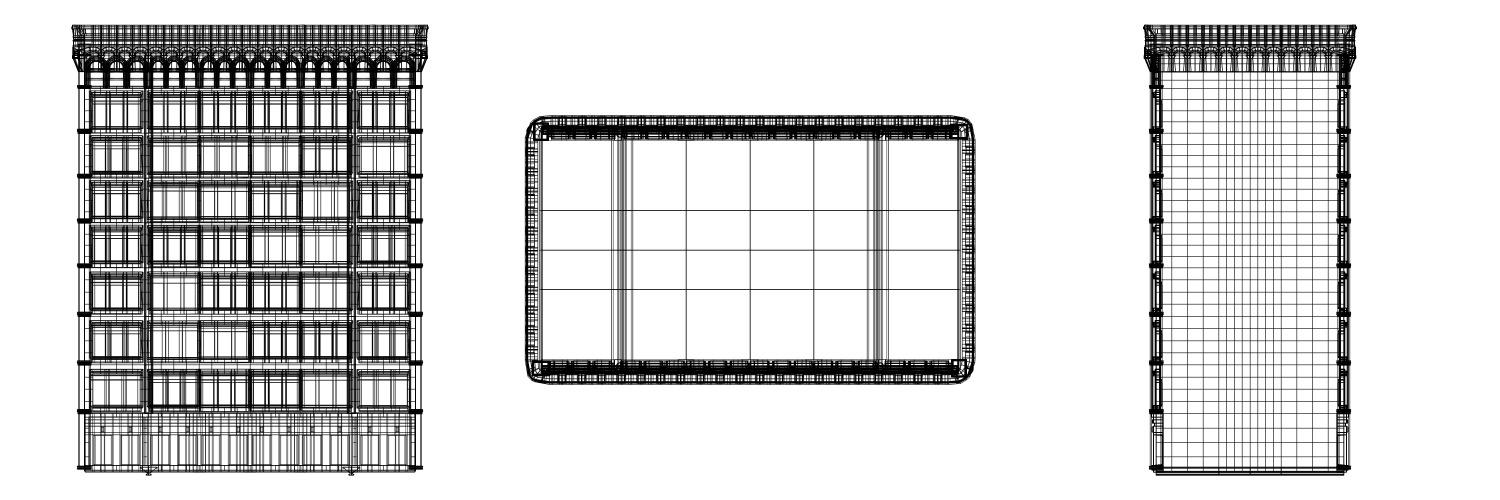
#> input picture experiments/Building_NeoClassical_1.png, 4500 x 1500 px (shown at 1/3 size); its folder holds only this picture in this run
$ python projection_density_map.py --pattern ../experiments/Building_NeoClassical_1.png
#> lines starting #> are read from the running program, lines starting #| are printed output that depends on the picture
#!/usr/bin/env python3
"""
Aggregate multiple projection renders into a single density heatmap.

By averaging binarized silhouettes we obtain a coarse occupancy prior
that highlights the areas where most building projections contain mass.
This helps select canonical camera poses for future dataset filtering.
"""

from __future__ import annotations

import argparse
from pathlib import Path
from typing import Sequence

import matplotlib.pyplot as plt
import matplotlib.image as mpimg
import numpy as np


def parse_args() -> argparse.Namespace:
    parser = argparse.ArgumentParser(description=__doc__)
    parser.add_argument(
        "--images-dir",
        type=Path,
        default=Path("experiments"),
        help="Directory that contains projection .png files.",
    )
    parser.add_argument(
        "--pattern",
        type=str,
        default="*.png",
        help="Glob pattern to match inside --images-dir.",
    )
    parser.add_argument(
        "--limit",
        type=int,
        default=12,
        help="Number of files to aggregate (0 = use all).",
    )
    parser.add_argument(
        "--size",
        type=int,
        default=768,
        help="Resize longer edge to this size before averaging.",
    )
    parser.add_argument(
        "--output",
        type=Path,
        default=Path("docs/final_submission/figs/projection_density.png"),
        help="Path to save the generated heatmap.",
    )
    return parser.parse_args()


def _load_grayscale(path: Path) -> np.ndarray:
    img = mpimg.imread(path)
#> img is the input picture: shape (1500, 4500, 3) float32; min 0, max 1, mean 0.847
    if img.ndim == 3:
        img = img[:, :, 0] if img.shape[2] == 1 else np.mean(img[:, :, :3], axis=-1)
#> img: shape (1500, 4500) float32
    if img.dtype != np.uint8:
        img = (img * 255).astype(np.uint8)
    return img


def load_images(paths: Sequence[Path], target_size: int) -> np.ndarray:
    """Load projections, resize with nearest-neighbor, convert to inverted grayscale."""
    tensors = []
    for path in paths:
        img = _load_grayscale(path)
        h, w = img.shape[:2]
#> h = 1500; w = 4500
        scale = target_size / max(h, w)
#> scale = 0.171
        new_w, new_h = max(1, int(round(w * scale))), max(1, int(round(h * scale)))
#> new_w = 768; new_h = 256
        y_idx = np.linspace(0, h - 1, new_h).astype(np.int64)
#> y_idx = 256 values from 0 to 1499
        x_idx = np.linspace(0, w - 1, new_w).astype(np.int64)
#> x_idx = 768 values from 0 to 4499
        resized = img[y_idx][:, x_idx]
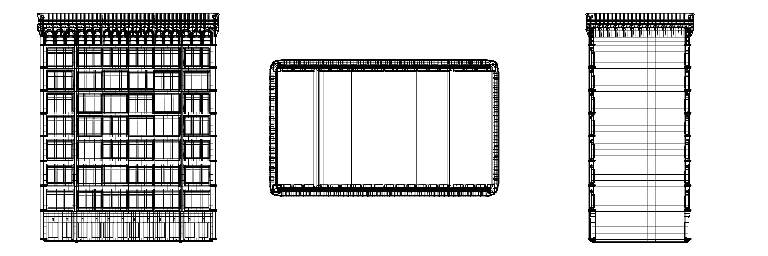
#> resized: shape (256, 768); min 0, max 255, mean 216.9
        canvas = np.zeros((target_size, target_size), dtype=np.float32)
        offset_x = (target_size - new_w) // 2
#> offset_x = 0
        offset_y = (target_size - new_h) // 2
#> offset_y = 256
        canvas[offset_y : offset_y + new_h, offset_x : offset_x + new_w] = resized
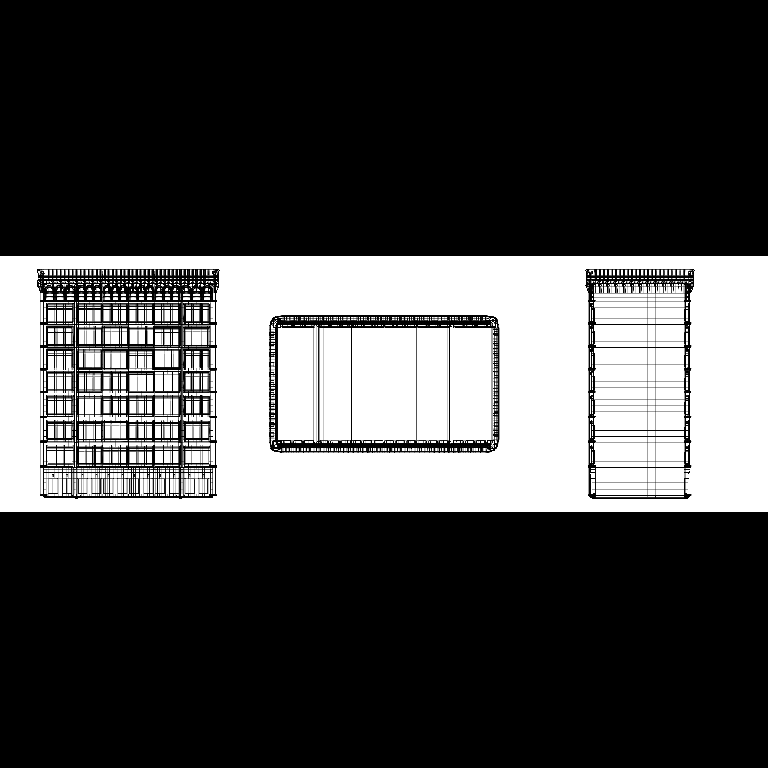
#> canvas: shape (768, 768) float32; min 0, max 255, mean 72.3
        tensors.append(1.0 - canvas / 255.0)  # invert so ink=1, background=0
    return np.stack(tensors, axis=0)


def main() -> None:
    args = parse_args()
    paths = sorted(args.images_dir.glob(args.pattern))
    if not paths:
        raise FileNotFoundError(f"No files matching {args.pattern} in {args.images_dir}")
    if args.limit > 0:
        paths = paths[: args.limit]
    volume = load_images(paths, args.size)
    density = volume.mean(axis=0)
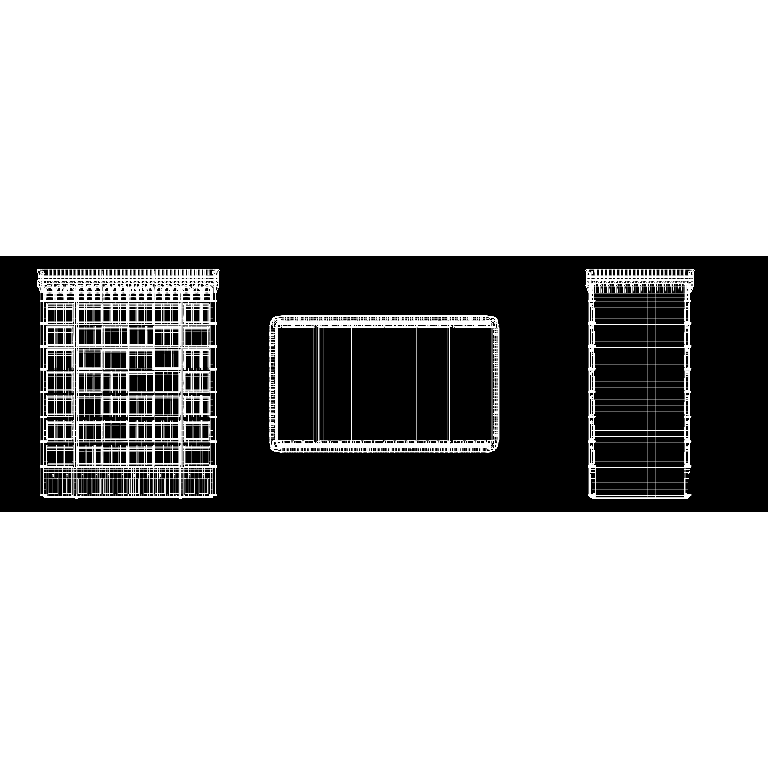
#> density: shape (768, 768) float32; min 0, max 1, mean 0.716

    plt.figure(figsize=(6, 6))
    plt.title(f"Projection density from {len(paths)} samples")
    plt.imshow(density, cmap="inferno", origin="upper")
    plt.colorbar(label="Relative occupancy")
    plt.axis("off")
    args.output.parent.mkdir(parents=True, exist_ok=True)
    plt.tight_layout()
    plt.savefig(args.output, dpi=300)
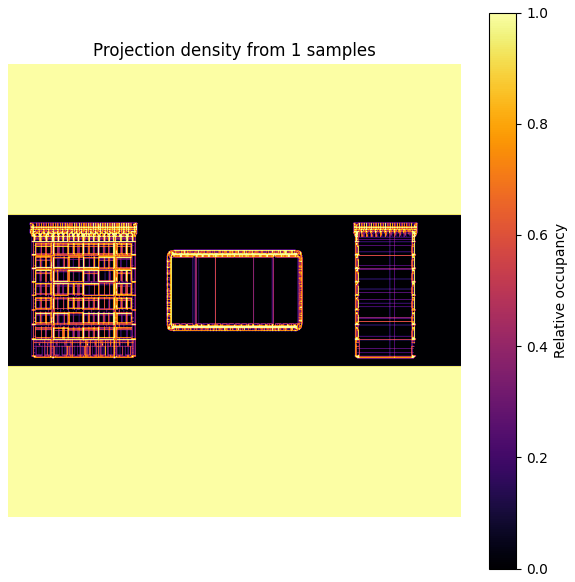
#> figure drawn by matplotlib, 2 panels
    plt.close()
    print(f"Saved density heatmap to {args.output.resolve()}")


if __name__ == "__main__":
    main()

$ run again, on experiments/Castle_4.png
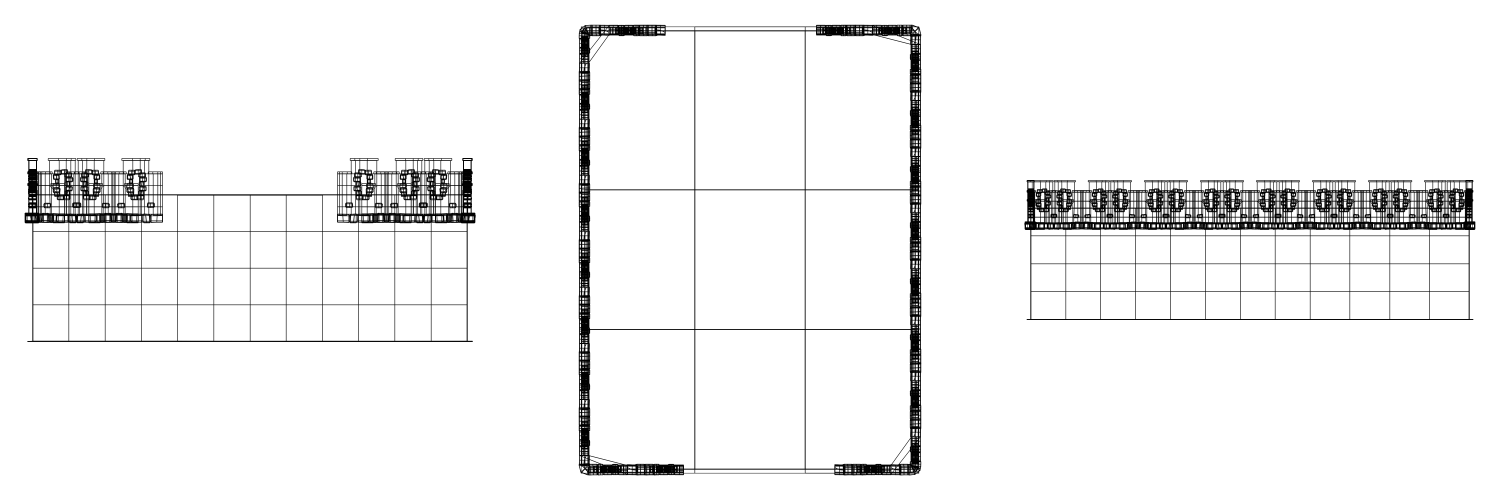
#> input picture experiments/Castle_4.png, 4500 x 1500 px (shown at 1/3 size)
#> in _load_grayscale, img is the input picture: shape (1500, 4500, 3) float32; min 0, max 1, mean 0.952
#> in main, `density = volume.mean(axis=0)`:
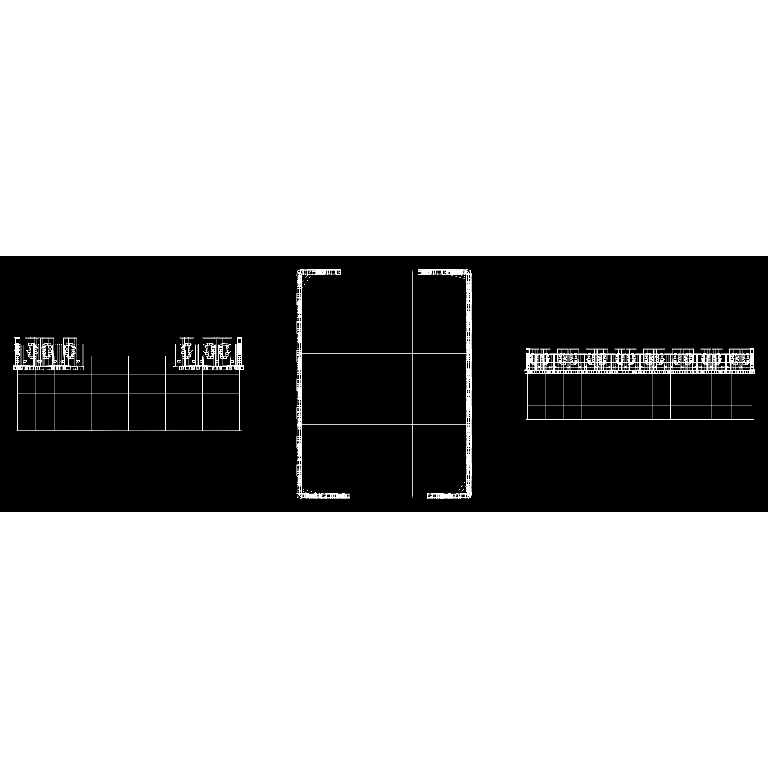
#> density: shape (768, 768) float32; min 0, max 1, mean 0.683
#> in main, `plt.savefig(args.output, dpi=300)`:
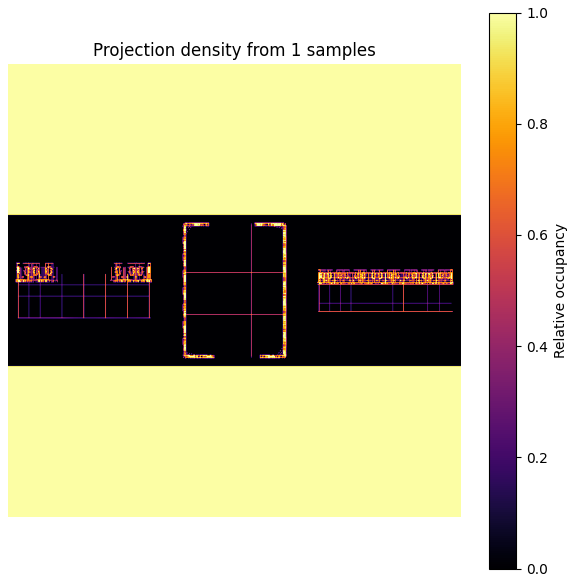
#> figure drawn by matplotlib, 2 panels

$ run again, on experiments/Castle_8.png
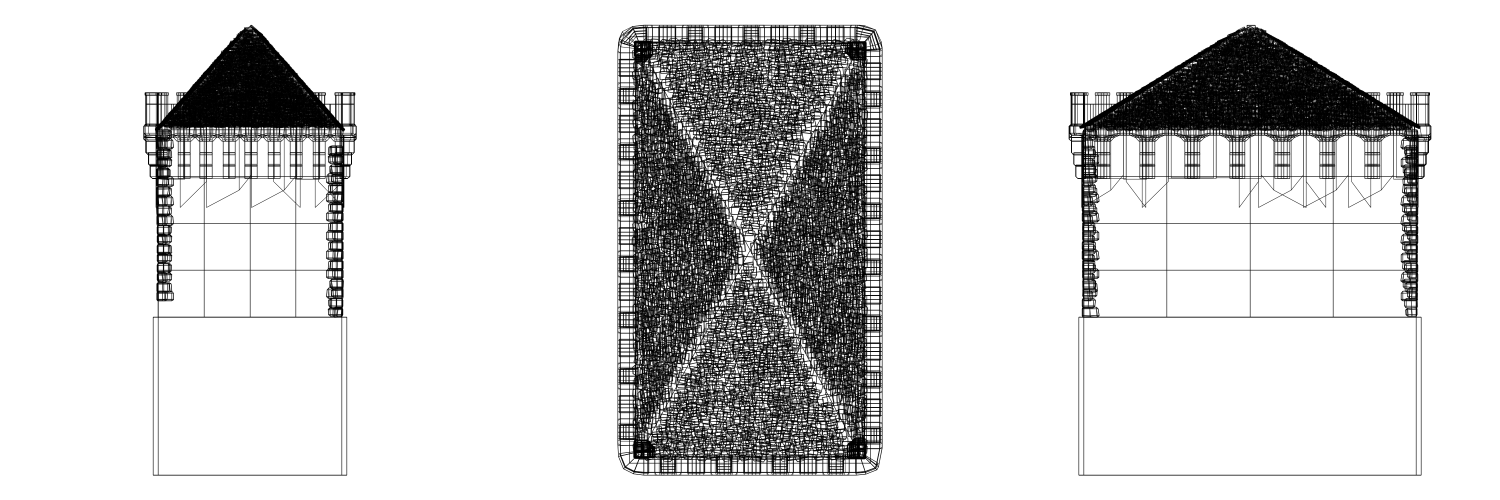
#> input picture experiments/Castle_8.png, 4500 x 1500 px (shown at 1/3 size)
#> in _load_grayscale, img is the input picture: shape (1500, 4500, 3) float32; min 0, max 1, mean 0.84
#> in main, `density = volume.mean(axis=0)`:
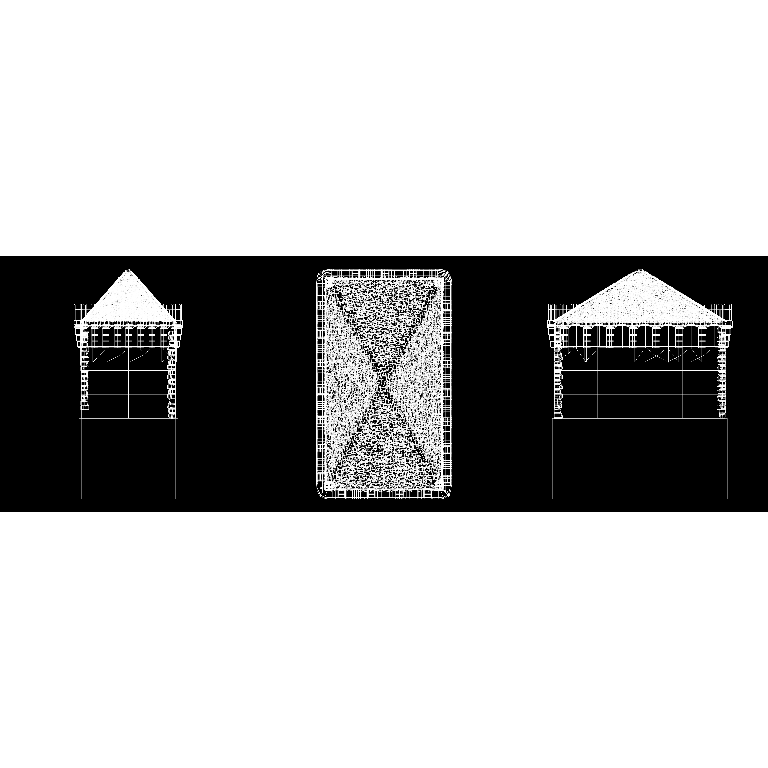
#> density: shape (768, 768) float32; min 0, max 1, mean 0.721
#> in main, `plt.savefig(args.output, dpi=300)`:
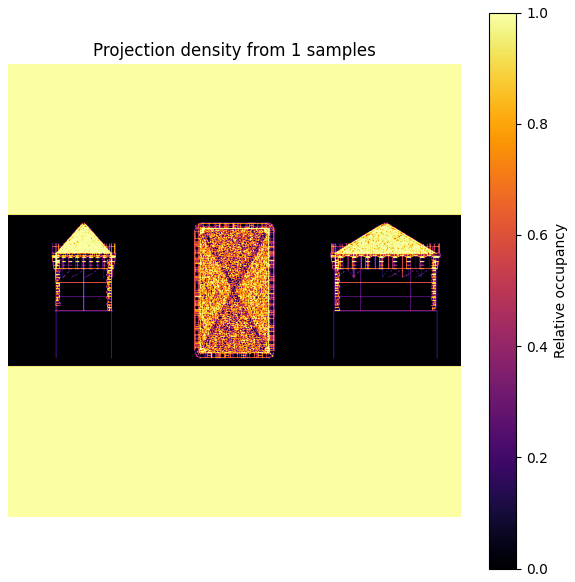
#> figure drawn by matplotlib, 2 panels

$ run again, on experiments/Castle_9.png
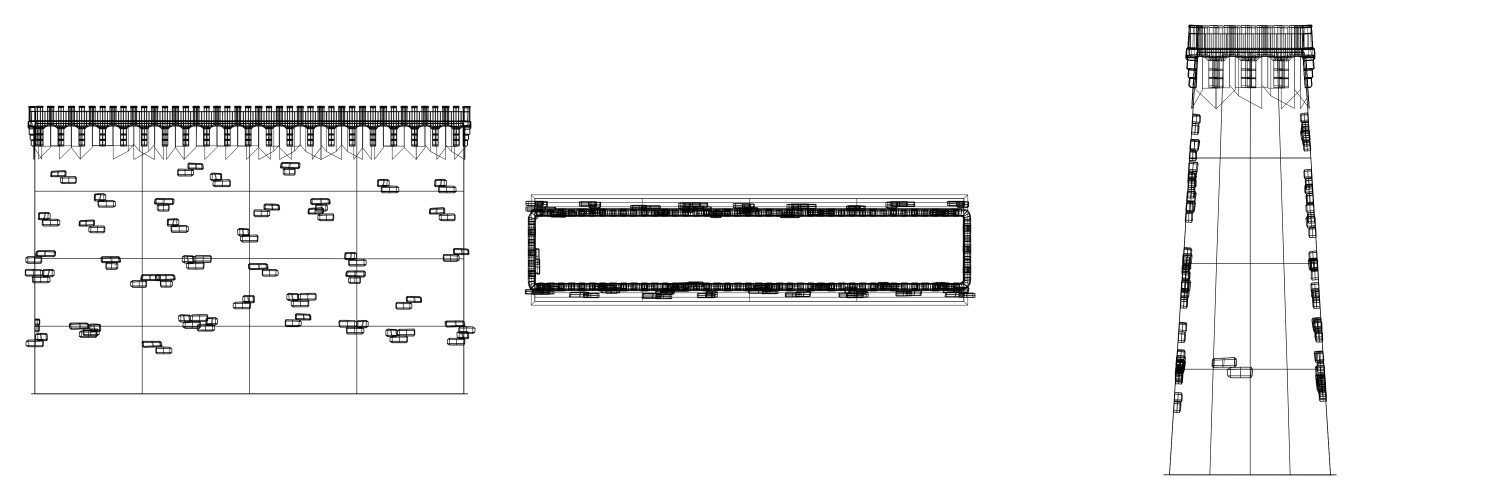
#> input picture experiments/Castle_9.png, 4500 x 1500 px (shown at 1/3 size)
#> in _load_grayscale, img is the input picture: shape (1500, 4500, 3) float32; min 0, max 1, mean 0.954
#> in main, `density = volume.mean(axis=0)`:
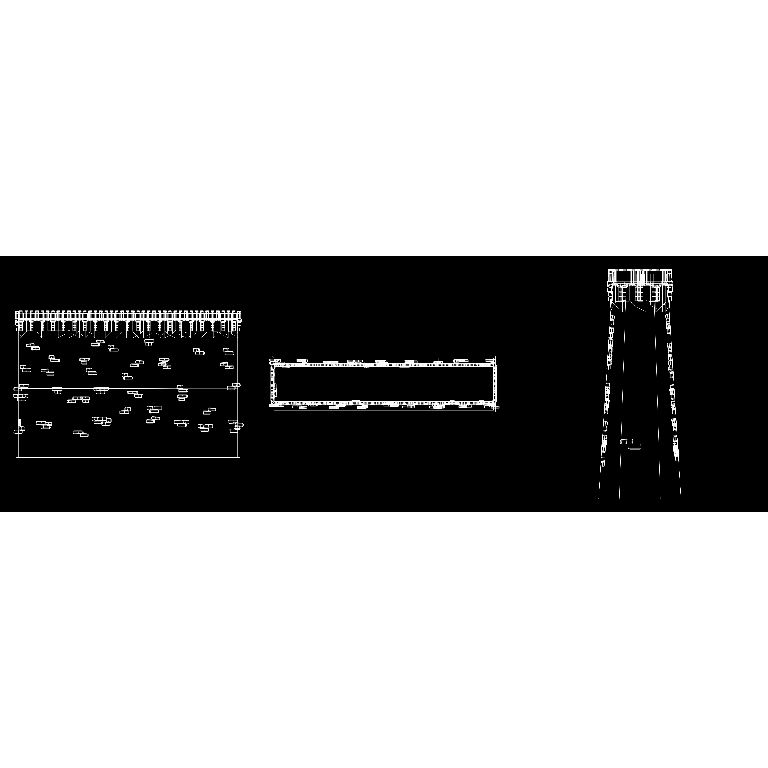
#> density: shape (768, 768) float32; min 0, max 1, mean 0.681
#> in main, `plt.savefig(args.output, dpi=300)`:
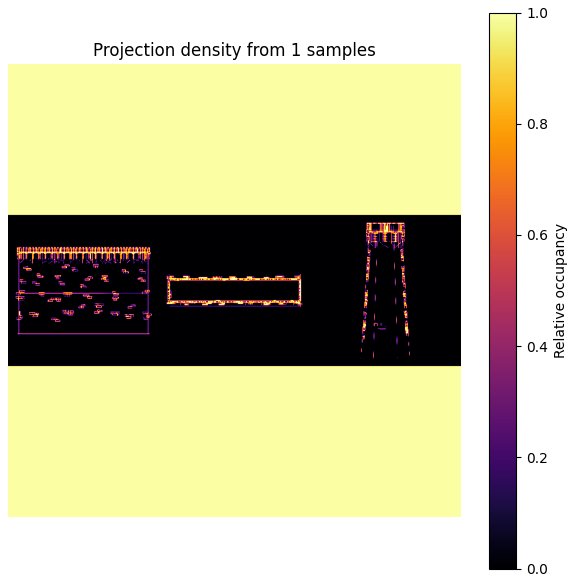
#> figure drawn by matplotlib, 2 panels
